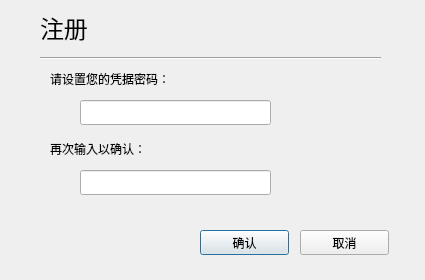
<?xml version="1.0" encoding="UTF-8"?>
<ui version="4.0">
 <class>SignUpDialog</class>
 <widget class="QDialog" name="SignUpDialog">
  <property name="geometry">
   <rect>
    <x>0</x>
    <y>0</y>
    <width>425</width>
    <height>280</height>
   </rect>
  </property>
  <property name="minimumSize">
   <size>
    <width>425</width>
    <height>280</height>
   </size>
  </property>
  <property name="maximumSize">
   <size>
    <width>425</width>
    <height>280</height>
   </size>
  </property>
  <property name="windowTitle">
   <string>Dialog</string>
  </property>
  <widget class="Line" name="line">
   <property name="geometry">
    <rect>
     <x>40</x>
     <y>50</y>
     <width>341</width>
     <height>16</height>
    </rect>
   </property>
   <property name="orientation">
    <enum>Qt::Horizontal</enum>
   </property>
  </widget>
  <widget class="QLabel" name="label">
   <property name="geometry">
    <rect>
     <x>40</x>
     <y>10</y>
     <width>81</width>
     <height>31</height>
    </rect>
   </property>
   <property name="text">
    <string>&lt;html&gt;&lt;head/&gt;&lt;body&gt;&lt;p&gt;&lt;span style=&quot; font-size:18pt;&quot;&gt;注册&lt;/span&gt;&lt;/p&gt;&lt;/body&gt;&lt;/html&gt;</string>
   </property>
  </widget>
  <widget class="QLabel" name="label_2">
   <property name="geometry">
    <rect>
     <x>50</x>
     <y>70</y>
     <width>161</width>
     <height>17</height>
    </rect>
   </property>
   <property name="text">
    <string>请设置您的凭据密码：</string>
   </property>
  </widget>
  <widget class="QLineEdit" name="lineEdit">
   <property name="geometry">
    <rect>
     <x>80</x>
     <y>100</y>
     <width>191</width>
     <height>25</height>
    </rect>
   </property>
   <property name="echoMode">
    <enum>QLineEdit::Password</enum>
   </property>
  </widget>
  <widget class="QLabel" name="label_3">
   <property name="geometry">
    <rect>
     <x>50</x>
     <y>140</y>
     <width>131</width>
     <height>17</height>
    </rect>
   </property>
   <property name="text">
    <string>再次输入以确认：</string>
   </property>
  </widget>
  <widget class="QLineEdit" name="lineEdit_2">
   <property name="geometry">
    <rect>
     <x>80</x>
     <y>170</y>
     <width>191</width>
     <height>25</height>
    </rect>
   </property>
   <property name="echoMode">
    <enum>QLineEdit::Password</enum>
   </property>
  </widget>
  <widget class="QPushButton" name="btn_ok">
   <property name="geometry">
    <rect>
     <x>200</x>
     <y>230</y>
     <width>89</width>
     <height>25</height>
    </rect>
   </property>
   <property name="text">
    <string>确认</string>
   </property>
  </widget>
  <widget class="QPushButton" name="btn_cancel">
   <property name="geometry">
    <rect>
     <x>300</x>
     <y>230</y>
     <width>89</width>
     <height>25</height>
    </rect>
   </property>
   <property name="text">
    <string>取消</string>
   </property>
  </widget>
 </widget>
 <resources/>
 <connections/>
</ui>
